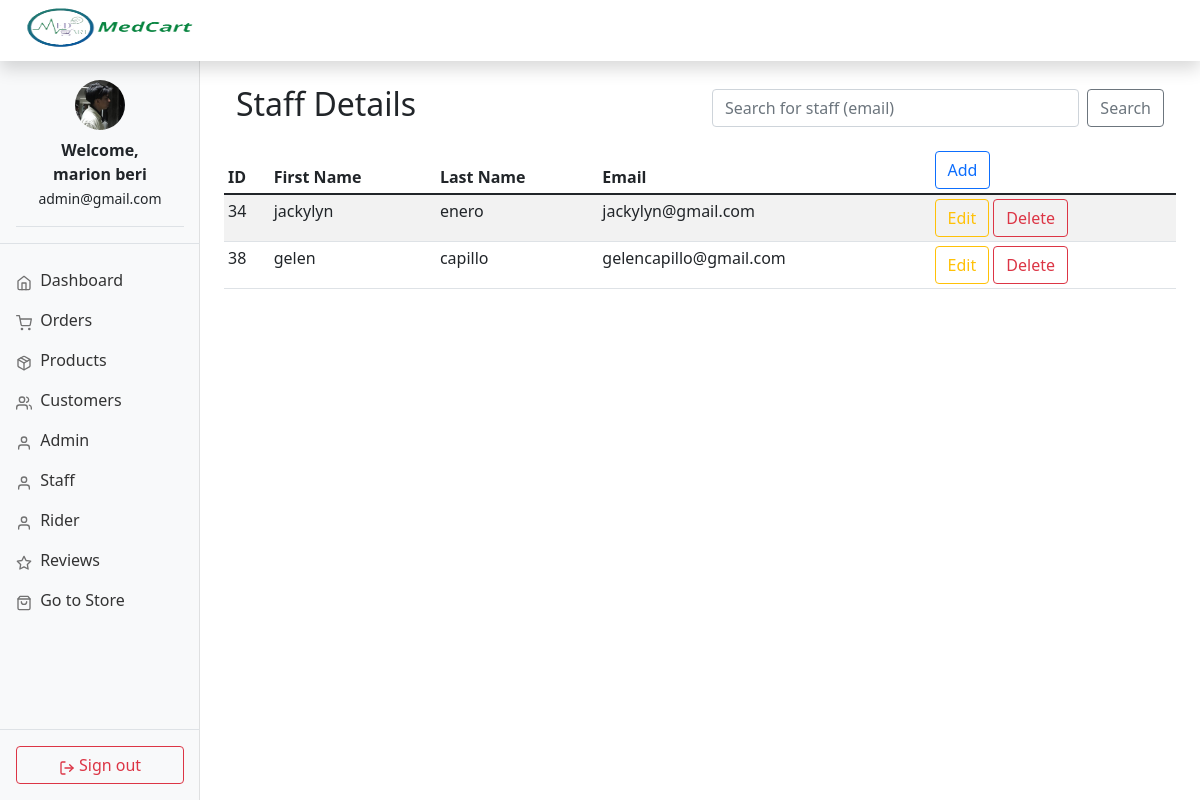
Page /admin/staff.php (signed in) on the committed database.
### tables this page shows
CREATE TABLE `users` (
  `profile_pic` varchar(255) DEFAULT NULL,
  `id` int(11) NOT NULL,
  `fname` varchar(50) NOT NULL,
  `lname` varchar(50) NOT NULL,
  `email` varchar(100) NOT NULL,
  `password` varchar(255) NOT NULL,
  `role_id` int(11) NOT NULL
);

### admin/includes/functions.php (called while the page is built, shortened)
<?php
$connection = mysqli_connect("localhost", "root", "", "medcart");
    function query($query)
    {
        global $connection;
        $run = mysqli_query($connection, $query);
        if ($run) {
            $data = [];
            while ($row = $run->fetch_assoc()) {
                $data[] = $row;
            }
            return $data;
        } else {
            return false;
        }
    }
function get_admin($id)
{
    $query = "SELECT admin_id ,admin_fname ,admin_lname ,admin_email  FROM admin WHERE admin_id=$id";
    $data = query($query);
    return $data;
}
function all_staff() {
    global $connection;
    $query = "SELECT id AS staff_id, fname AS staff_fname, lname AS staff_lname, email AS staff_email
              FROM users
              WHERE role_id = 2";
    $result = mysqli_query($connection, $query);
    $staff = [];
    if ($result) {
        while ($row = mysqli_fetch_assoc($result)) {
            $staff[] = $row;
        }
    }
    return $staff;
}

### admin/staff.php (the view, shortened to what this page needs)
<?php
include "includes/head.php";
include_once 'includes/functions.php';
?>
<body>
<?php include "includes/header.php"; ?>
<?php include "includes/sidebar.php"; ?>
<main class="col-md-9 ms-sm-auto col-lg-10 px-md-4 mt-4">
        <div class="container">
            <div class="row align-items-center mb-3">
                <div class="col-12 col-md-6">
                    <h2>Staff Details</h2>
                </div>
                <div class="col-12 col-md-6 text-md-end">
                <form class="d-flex" method="GET" action="staff.php">
                    <input class="form-control me-2" type="search" name="search_staff_email" placeholder="Search for staff (email)" aria-label="Search">
                    <button class="btn btn-outline-secondary" type="submit" name="search_staff">Search</button>
                </form>
                </div>
            </div>
        </div>
    <div class="table-responsive">
        <table class="table table-striped table-sm">
            <thead>
                <tr>
                    <th>ID</th>
                    <th>First Name</th>
                    <th>Last Name</th>
                    <th>Email</th>
                    <th>
                        <a class="btn btn-outline-primary" href="staff.php?add=1">Add</a>
                    </th>
                </tr>
            </thead>
            <tbody>
                <?php
                $data = all_staff();
                foreach ($data as $staff) {
                ?>
                    <tr>
                        <td><?php echo $staff['staff_id']; ?></td>
                        <td><?php echo $staff['staff_fname']; ?></td>
                        <td><?php echo $staff['staff_lname']; ?></td>
                        <td><?php echo $staff['staff_email']; ?></td>
                        <td>
                            <a class="btn btn-outline-warning" href="staff.php?edit=<?php echo $staff['staff_id']; ?>">Edit</a>
                            <a class="btn btn-outline-danger" href="staff.php?delete=<?php echo $staff['staff_id']; ?>" onclick="return confirm('Are you sure you want to delete this staff member?');">Delete</a>
                        </td>
                    </tr>
                <?php } ?>
            </tbody>
        </table>
    </div>
</main>
</body>

### admin/includes/sidebar.php (shortened to what this page needs)
<?php
require_once '../includes/db.inc.php';
$email = $_SESSION['admin_email'];
function get_admin_profile_pic($conn, $email) {
    $stmt = $conn->prepare("SELECT profile_pic FROM admin WHERE admin_email = ? LIMIT 1");
    $stmt->bind_param("s", $email);
    $stmt->execute();
    $stmt->bind_result($pic);
    return $pic;
}
$pic = 'default-user.png';
$dbPic = get_admin_profile_pic($conn, $email);
$imagePath = __DIR__ . '/../../images/' . $dbPic;
if (!empty($dbPic) && file_exists($imagePath)) {
    $pic = $dbPic;
}
?>
<nav id="sidebarMenu" class="col-md-3 col-lg-2 d-md-block bg-light sidebar collapse mt-3">
    <div class="position-sticky d-flex flex-column h-100 pt-3 justify-content-between">
        <div>
            <div class="px-3 pb-3 border-bottom text-center">
                <img src="../images/<?= htmlspecialchars($pic) ?>?v=<?= time() ?>" alt="Profile Picture" width="50" height="50"
                     class="rounded-circle mb-2" style="object-fit: cover; cursor: pointer;"
                     data-bs-toggle="modal" data-bs-target="#choosePicModal">
                <br>
                <?php
        if (isset($_SESSION['admin_id'])) {
            $adminInfo = get_admin($_SESSION['admin_id']);
            if (!empty($adminInfo)) {
                $admin = $adminInfo[0];
                echo '<div class="px-3 pb-3 border-bottom">';
                echo '<strong>Welcome, ' . htmlspecialchars($admin['admin_fname']) . ' ' . htmlspecialchars($admin['admin_lname']) . '</strong><br>';
                echo '<small>' . htmlspecialchars($admin['admin_email']) . '</small>';
                echo '</div>';
            }
        }
        ?>
            </div>
            <ul class="nav flex-column mt-3">
                <li class="nav-item"><a class="nav-link" href="index.php"><span data-feather="home"></span> Dashboard</a></li>
                <li class="nav-item"><a class="nav-link" href="orders.php"><span data-feather="shopping-cart"></span> Orders</a></li>
                <li class="nav-item"><a class="nav-link" href="products.php"><span data-feather="package"></span> Products</a></li>
                <li class="nav-item"><a class="nav-link" href="customers.php"><span data-feather="users"></span> Customers</a></li>
                <li class="nav-item"><a class="nav-link" href="admin.php"><span data-feather="user"></span> Admin</a></li>
                <li class="nav-item"><a class="nav-link" href="staff.php"><span data-feather="user"></span> Staff</a></li>
                <li class="nav-item"><a class="nav-link" href="rider.php"><span data-feather="user"></span> Rider</a></li>
                <li class="nav-item"><a class="nav-link" href="reviews.php"><span data-feather="star"></span> Reviews</a></li>
                <li class="nav-item"><a class="nav-link" href="../index.php"><span data-feather="shopping-bag"></span> Go to Store</a></li>
            </ul>
        </div>
        <div class="p-3 border-top">
            <a href="logout.php" class="btn btn-outline-danger w-100">
                <span data-feather="log-out"></span> Sign out
            </a>
        </div>
    </div>
</nav>

### admin/dashboard.css (style rules this page uses)
body { font-size: 0.875rem; }
.feather { width: 16px; height: 16px; vertical-align: text-bottom; }
.sidebar { position: fixed; top: 0; bottom: 0; left: 0; z-index: 100; padding: 48px 0 0; box-shadow: inset -1px 0 0 rgba(0, 0, 0, 0.1); }
.sidebar .nav-link { font-weight: 500; color: #333; }
.sidebar .nav-link .feather { margin-right: 4px; color: #727272; }

### rows in the picture
users: id "34", fname "jackylyn", lname "enero", email "jackylyn@gmail.com"
users: id "38", fname "gelen", lname "capillo", email "gelencapillo@gmail.com"

### other values in the picture
$admin['admin_fname'] "marion"
$admin['admin_lname'] "beri"
$admin['admin_email'] "admin@gmail.com"
